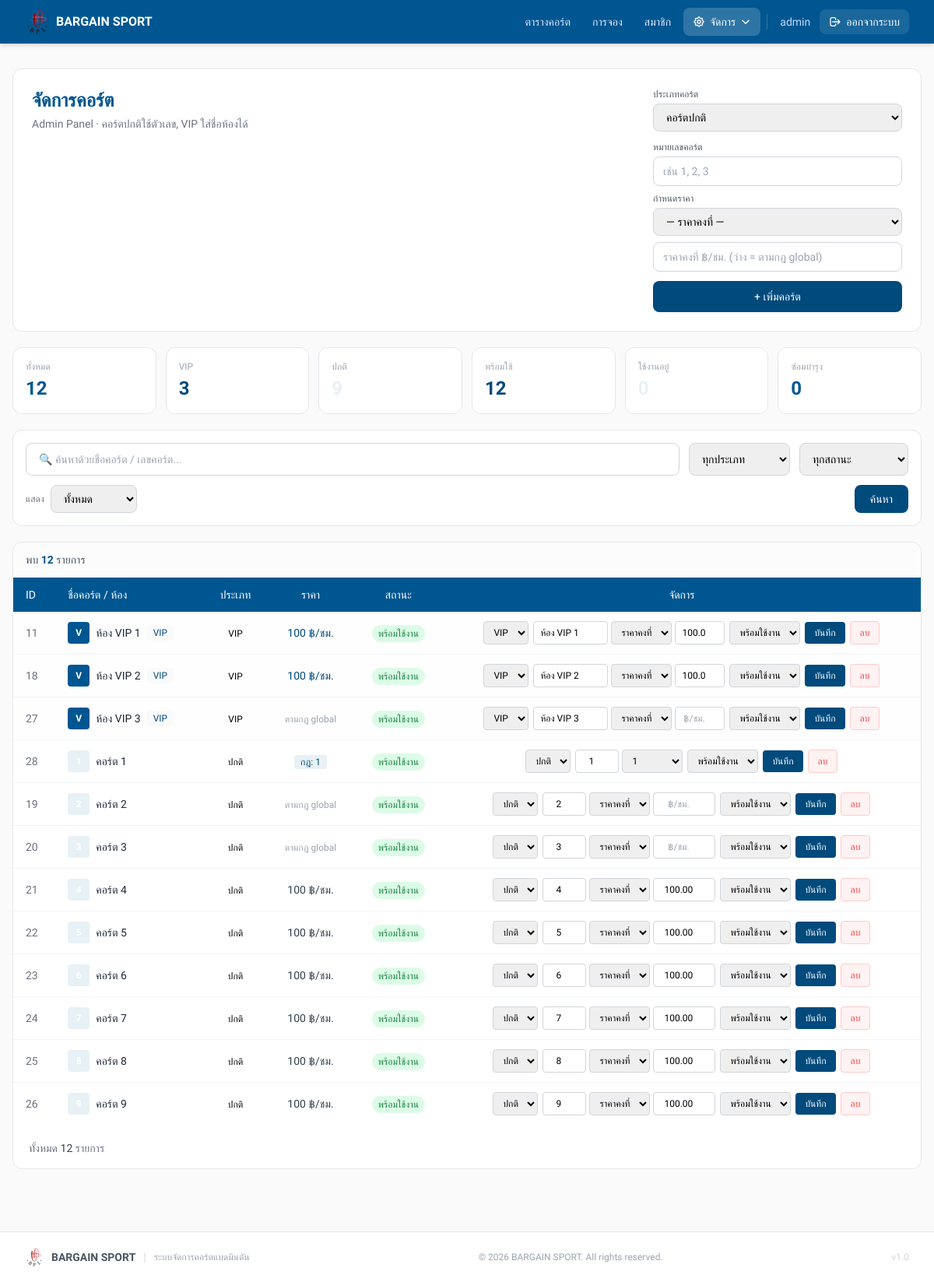
Screenshot of /admin/courts.php (signed in) with the database file from the repository.
### tables this page shows
CREATE TABLE `courts` (
  `id` int NOT NULL,
  `court_no` int NOT NULL,
  `vip_room_name` varchar(100) DEFAULT NULL COMMENT 'ชื่อห้อง VIP',
  `status` enum('Available','Booked','In Use','Maintenance') DEFAULT 'Available',
  `is_vip` tinyint(1) NOT NULL DEFAULT '0',
  `court_type` enum('normal','vip') DEFAULT 'normal' COMMENT 'ประเภทคอร์ต: normal=ปกติ, vip=VIP',
  `vip_price` decimal(10,2) DEFAULT NULL COMMENT 'ราคาพิเศษสำหรับคอร์ต VIP (บาท/ชั่วโมง)',
  `normal_price` decimal(10,2) DEFAULT NULL COMMENT 'ราคาคงที่สำหรับคอร์ตปกติ (optional)',
  `pricing_group_id` int DEFAULT NULL
);

CREATE TABLE `pricing_groups` (
  `id` int NOT NULL,
  `name` varchar(100) NOT NULL,
  `created_at` timestamp NULL DEFAULT CURRENT_TIMESTAMP
);

### admin/courts.php (the view, shortened to what this page needs)
<?php
require_once __DIR__ . '/../config/db.php';
$pricingGroups = $pdo->query("SELECT id, name FROM pricing_groups ORDER BY name ASC")->fetchAll();
$allCourts = $pdo->query('SELECT court_type, is_vip, status FROM courts')->fetchAll();
$totalCourts = count($allCourts);
$vipCourts = count(array_filter($allCourts, fn($c) => $c['court_type'] === 'vip' || $c['is_vip'] == 1));
$normalCourts = count(array_filter($allCourts, fn($c) => $c['court_type'] === 'normal' || $c['is_vip'] == 0));
$availableCourts = count(array_filter($allCourts, fn($c) => $c['status'] === 'Available'));
$inUseCourts = count(array_filter($allCourts, fn($c) => $c['status'] === 'In Use'));
$maintenanceCourts = count(array_filter($allCourts, fn($c) => $c['status'] === 'Maintenance'));
$search = trim($_GET['search'] ?? '');
$per_page_raw = $_GET['per_page'] ?? 'all';
$per_page = ($per_page_raw === 'all') ? 0 : (int) $per_page_raw;
$cWhere = ['1=1'];
$cParams = [];
$cWhereClause = implode(' AND ', $cWhere);
$cntStmt = $pdo->prepare("SELECT COUNT(*) FROM courts WHERE $cWhereClause");
$cntStmt->execute($cParams);
$totalRecords = (int) $cntStmt->fetchColumn();
$cQuery = "SELECT * FROM courts WHERE $cWhereClause ORDER BY court_type DESC, vip_room_name ASC, court_no ASC";
$cStmt = $pdo->prepare($cQuery);
$cStmt->execute($cParams);
$courts = $cStmt->fetchAll();
$statusThai = ['Available' => 'พร้อมใช้งาน', 'Booked' => 'ถูกจอง', 'In Use' => 'กำลังใช้งาน', 'Maintenance' => 'ซ่อมบำรุง'];
?>
<!doctype html>
<html lang="th">
<head>
  <script src="https://cdn.tailwindcss.com"></script>
</head>
<body style="background:#FAFAFA;" class="min-h-screen">
  <?php include __DIR__ . '/../includes/header.php'; ?>
  <div class="max-w-7xl mx-auto px-4 py-8">
    <div class="bg-white rounded-xl border border-gray-200 p-6 mb-5">
      <div class="flex flex-col lg:flex-row gap-6 justify-between">
        <div>
          <h1 style="color:#005691;" class="text-2xl font-bold mb-1">จัดการคอร์ต</h1>
          <p class="text-gray-500 text-sm">Admin Panel · คอร์ตปกติใช้ตัวเลข, VIP ใส่ชื่อห้องได้</p>
        </div>
        <form method="post" class="flex flex-col gap-3 w-full lg:max-w-xs">
          <div>
            <label class="block text-xs font-medium text-gray-600 mb-1">ประเภทคอร์ต</label>
            <select name="court_type" onchange="toggleCourtType(this)" required
              class="w-full px-3 py-2 border border-gray-300 rounded-lg focus:border-[#E8F1F5] outline-none text-sm">
              <option value="normal">คอร์ตปกติ</option>
            </select>
          </div>
          <div class="normal-fields space-y-2">
            <div>
              <label class="block text-xs font-medium text-gray-600 mb-1">หมายเลขคอร์ต</label>
              <input type="number" min="1" name="court_no" placeholder="เช่น 1, 2, 3" required
                class="w-full px-3 py-2 border border-gray-300 rounded-lg focus:border-[#E8F1F5] outline-none text-sm">
            </div>
            <div>
              <label class="block text-xs font-medium text-gray-600 mb-1">กำหนดราคา</label>
              <select name="pricing_group_id" onchange="toggleAddPriceField(this)"
                class="w-full px-3 py-2 border border-gray-300 rounded-lg focus:border-[#E8F1F5] outline-none text-sm">
                <option value="">— ราคาคงที่ —</option>
              </select>
            </div>
            <div class="add-fixed-price-wrap">
              <input type="number" step="0.01" min="0" name="normal_price"
                placeholder="ราคาคงที่ ฿/ชม. (ว่าง = ตามกฎ global)"
                class="w-full px-3 py-2 border border-gray-300 rounded-lg focus:border-[#E8F1F5] outline-none text-sm">
            </div>
          </div>
          <button type="submit" name="create" style="background:#004A7C;"
            class="px-5 py-2.5 text-white text-sm font-medium rounded-lg hover:opacity-90 transition-opacity">
            + เพิ่มคอร์ต
          </button>
        </form>
      </div>
    </div>
    <div class="grid grid-cols-3 sm:grid-cols-6 gap-3 mb-5">
      <?php
      $stats = [
        ['label' => 'ทั้งหมด', 'val' => $totalCourts, 'color' => '#005691'],
        ['label' => 'VIP', 'val' => $vipCourts, 'color' => '#004A7C'],
        ['label' => 'ปกติ', 'val' => $normalCourts, 'color' => '#E8F1F5'],
        ['label' => 'พร้อมใช้', 'val' => $availableCourts, 'color' => '#004A7C'],
        ['label' => 'ใช้งานอยู่', 'val' => $inUseCourts, 'color' => '#E8F1F5'],
        ['label' => 'ซ่อมบำรุง', 'val' => $maintenanceCourts, 'color' => '#005691'],
      ];
      foreach ($stats as $s):
        ?>
        <div class="bg-white rounded-xl border border-gray-200 p-4">
          <p class="text-gray-400 text-xs mb-1"><?= $s['label'] ?></p>
          <p style="color:<?= $s['color'] ?>;" class="text-2xl font-bold"><?= $s['val'] ?></p>
        </div>
      <?php endforeach; ?>
    </div>
    <div class="bg-white rounded-xl border border-gray-200 p-4 mb-5">
      <form method="get" class="flex flex-col gap-3">
        <div class="flex flex-col sm:flex-row gap-3">
          <div class="flex-1">
            <input type="text" name="search" value="<?= htmlspecialchars($search) ?>"
              placeholder="🔍 ค้นหาด้วยชื่อคอร์ต / เลขคอร์ต..."
              class="w-full px-4 py-2.5 rounded-lg border border-gray-300 focus:border-blue-400 focus:ring-2 focus:ring-blue-100 outline-none text-sm">
          </div>
          <select name="type"
            class="px-3 py-2.5 rounded-lg border border-gray-300 focus:border-blue-400 outline-none text-sm min-w-[130px]">
            <option value="">ทุกประเภท</option>
          </select>
          <select name="cstatus"
            class="px-3 py-2.5 rounded-lg border border-gray-300 focus:border-blue-400 outline-none text-sm min-w-[140px]">
            <option value="">ทุกสถานะ</option>
          </select>
        </div>
        <div class="flex flex-wrap gap-2 items-center">
          <label class="text-xs text-gray-500 whitespace-nowrap">แสดง</label>
          <select name="per_page" onchange="this.form.submit()"
            class="px-3 py-2 rounded-lg border border-gray-300 outline-none text-sm">
            <option value="all" <?= $per_page === 0 ? 'selected' : '' ?>>ทั้งหมด</option>
          </select>
          <button type="submit" style="background:#004A7C;"
            class="px-5 py-2 text-white text-sm font-medium rounded-lg hover:opacity-90 transition-opacity">
            ค้นหา
          </button>
        </div>
      </form>
    </div>
    <div class="bg-white rounded-xl border border-gray-200 overflow-hidden">
      <div class="px-4 py-3 border-b border-gray-100 flex justify-between items-center bg-gray-50/50">
        <span class="text-sm text-gray-600 font-medium">
          พบ <span style="color:#005691;" class="font-bold"><?= number_format($totalRecords) ?></span> รายการ
        </span>
      </div>
      <?php if (count($courts) > 0): ?>
        <div class="overflow-x-auto">
          <table class="w-full text-sm">
            <thead>
              <tr style="background:#005691;" class="text-white text-left">
                <th class="px-4 py-3 font-medium">ID</th>
                <th class="px-4 py-3 font-medium">ชื่อคอร์ต / ห้อง</th>
                <th class="px-4 py-3 font-medium text-center">ประเภท</th>
                <th class="px-4 py-3 font-medium text-center">ราคา</th>
                <th class="px-4 py-3 font-medium text-center">สถานะ</th>
                <th class="px-4 py-3 font-medium text-center">จัดการ</th>
              </tr>
            </thead>
            <tbody class="divide-y divide-gray-100">
              <?php foreach ($courts as $c):
                $isVip = ($c['court_type'] === 'vip' || $c['is_vip'] == 1);
                $displayName = $isVip ? ($c['vip_room_name'] ?? 'ห้อง VIP') : 'คอร์ต ' . $c['court_no'];
                $statusBadge = [
                  'Available' => 'bg-green-100 text-green-700',
                  'Booked' => 'bg-yellow-100 text-yellow-700',
                  'In Use' => 'bg-blue-100 text-blue-700',
                  'Maintenance' => 'bg-orange-100 text-orange-700',
                ][$c['status']] ?? 'bg-gray-100 text-gray-600';
                ?>
                <tr class="hover:bg-gray-50 transition-colors <?= $isVip ? 'bg-[#FAFAFA]/30' : '' ?>">
                  <td class="px-4 py-3 text-gray-500"><?= $c['id'] ?></td>
                  <td class="px-4 py-3">
                    <div class="flex items-center gap-2">
                      <?php if ($isVip): ?>
                        <span style="background:#005691;"
                          class="w-7 h-7 rounded flex items-center justify-center text-xs text-white font-bold">V</span>
                      <?php else: ?>
                        <span style="background:#E8F1F5;"
                          class="w-7 h-7 rounded flex items-center justify-center text-xs text-white font-bold"><?= $c['court_no'] ?></span>
                      <?php endif; ?>
                      <span class="font-medium text-gray-800"><?= htmlspecialchars($displayName) ?></span>
                      <?php if ($isVip): ?>
                        <span class="text-xs px-2 py-0.5 rounded" style="background:#FAFAFA; color:#004A7C;">VIP</span>
                      <?php endif; ?>
                    </div>
                  </td>
                  <td class="px-4 py-3 text-center">
                    <span class="text-xs"><?= $isVip ? 'VIP' : 'ปกติ' ?></span>
                  </td>
                  <td class="px-4 py-3 text-center">
                    <?php
                    $pgName = null;
                    if ($c['pricing_group_id']) {
                      foreach ($pricingGroups as $pg) {
                        if ($pg['id'] == $c['pricing_group_id']) {
                          $pgName = $pg['name'];
                          break;
                        }
                      }
                    }
                    ?>
                    <?php if ($pgName): ?>
                      <span class="text-xs px-2 py-0.5 rounded" style="background:#E8F1F5;color:#004A7C;">กฎ:
                        <?= htmlspecialchars($pgName) ?></span>
                    <?php elseif ($isVip && $c['vip_price']): ?>
                      <span style="color:#004A7C;" class="font-medium"><?= number_format($c['vip_price'], 0) ?> ฿/ชม.</span>
                    <?php elseif (!$isVip && $c['normal_price']): ?>
                      <span class="font-medium text-gray-700"><?= number_format($c['normal_price'], 0) ?> ฿/ชม.</span>
                    <?php else: ?>
                      <span class="text-gray-400 text-xs">ตามกฎ global</span>
                    <?php endif; ?>
                  </td>
                  <td class="px-4 py-3 text-center">
                    <span class="text-xs px-2 py-1 rounded-full <?= $statusBadge ?>">
                      <?= $statusThai[$c['status']] ?? $c['status'] ?>
                    </span>
                  </td>
                  <td class="px-4 py-3">
                    <form method="post" class="flex items-center gap-1.5 justify-center flex-wrap">
                      <select name="court_type" onchange="toggleCourtType(this)"
                        class="px-2 py-1.5 border border-gray-300 rounded text-xs outline-none">
                        <option value="normal" <?= !$isVip ? 'selected' : '' ?>>ปกติ</option>
                        <option value="vip" <?= $isVip ? 'selected' : '' ?>>VIP</option>
                      </select>
                      <div class="normal-fields <?= $isVip ? 'hidden' : '' ?> flex gap-1 flex-wrap">
                        <input type="number" name="court_no" value="<?= $c['court_no'] ?>"
                          class="w-14 px-2 py-1.5 border border-gray-300 rounded text-center text-xs outline-none">
                        <select name="pricing_group_id" onchange="toggleRowPriceField(this)"
                          class="px-2 py-1.5 border border-gray-300 rounded text-xs outline-none">
                          <option value="">ราคาคงที่</option>
                          <?php foreach ($pricingGroups as $pg): ?>
                            <option value="<?= $pg['id'] ?>" <?= $c['pricing_group_id'] == $pg['id'] ? 'selected' : '' ?>>
                              <?= htmlspecialchars($pg['name']) ?>
                            </option>
                          <?php endforeach; ?>
                        </select>
                        <input type="number" step="0.01" name="normal_price" value="<?= $c['normal_price'] ?? '' ?>"
                          placeholder="฿/ชม." <?= $c['pricing_group_id'] ? 'style="display:none"' : '' ?>
                          class="row-fixed-price w-20 px-2 py-1.5 border border-gray-300 rounded text-center text-xs outline-none">
                      </div>
                      <div class="vip-fields <?= $isVip ? '' : 'hidden' ?> flex gap-1 flex-wrap">
                        <input type="text" name="vip_room_name" value="<?= htmlspecialchars($c['vip_room_name'] ?? '') ?>"
                          placeholder="ชื่อห้อง"
                          class="w-24 px-2 py-1.5 border border-gray-300 rounded text-xs outline-none">
                        <select name="pricing_group_id" onchange="toggleRowPriceField(this)"
                          class="px-2 py-1.5 border border-gray-300 rounded text-xs outline-none">
                          <option value="">ราคาคงที่</option>
                        </select>
                        <input type="number" step="0.01" name="vip_price" value="<?= $c['vip_price'] ?? '' ?>"
                          placeholder="฿/ชม." <?= $c['pricing_group_id'] ? 'style="display:none"' : '' ?>
                          class="row-fixed-price w-16 px-2 py-1.5 border border-gray-300 rounded text-center text-xs outline-none">
                      </div>
                      <select name="status" class="px-2 py-1.5 border border-gray-300 rounded text-xs outline-none">
                        <?php foreach (['Available', 'Booked', 'In Use', 'Maintenance'] as $s): ?>
                          <option value="<?= $s ?>" <?= $c['status'] === $s ? 'selected' : '' ?>><?= $statusThai[$s] ?></option>
                        <?php endforeach; ?>
                      </select>
                      <button type="submit" name="update" style="background:#004A7C;"
                        class="px-3 py-1.5 text-white text-xs rounded hover:opacity-90 transition-opacity">
                        บันทึก
                      </button>
                      <button type="button"
                        onclick="swalDelete('?delete=<?= $c['id'] ?>', '<?= htmlspecialchars($displayName, ENT_QUOTES) ?>')"
                        class="px-3 py-1.5 bg-red-50 text-red-500 border border-red-200 text-xs rounded hover:bg-red-100 transition-colors">
                        ลบ
                      </button>
                    </form>
                  </td>
                </tr>
              <?php endforeach; ?>
            </tbody>
          </table>
        </div>
      <?php endif; ?>
      <div class="px-4 pb-4">
        <?php include __DIR__ . '/../includes/pagination.php'; ?>
      </div>
    </div>
  </div>
  <?php include __DIR__ . '/../includes/footer.php'; ?>
</body>
</html>

### includes/header.php (style rules this page uses)
* { font-family: 'Prompt', sans-serif !important; }

### rows the page displays
courts: id "11", shows "V", vip_room_name "ห้อง VIP 1", vip_price "100", status "พร้อมใช้งาน", court_type "VIP", vip_price "100.00"
courts: id "18", shows "V", vip_room_name "ห้อง VIP 2", vip_price "100", status "พร้อมใช้งาน", court_type "VIP", vip_price "100.00"
courts: id "27", shows "V", vip_room_name "ห้อง VIP 3", shows "ตามกฎ global", status "พร้อมใช้งาน", court_type "VIP"
courts: id "28", displayName "คอร์ต 1", shows "ปกติ", pricing_group.name "1", status "พร้อมใช้งาน", court_type "ปกติ", court_no "1", pricing_group_id "1"
courts: id "19", displayName "คอร์ต 2", shows "ปกติ", shows "ตามกฎ global", status "พร้อมใช้งาน", court_type "ปกติ", court_no "2"
courts: id "20", displayName "คอร์ต 3", shows "ปกติ", shows "ตามกฎ global", status "พร้อมใช้งาน", court_type "ปกติ", court_no "3"
courts: id "21", displayName "คอร์ต 4", shows "ปกติ", normal_price "100", status "พร้อมใช้งาน", court_type "ปกติ", court_no "4", normal_price "100.00"
courts: id "22", displayName "คอร์ต 5", shows "ปกติ", normal_price "100", status "พร้อมใช้งาน", court_type "ปกติ", court_no "5", normal_price "100.00"
courts: id "23", displayName "คอร์ต 6", shows "ปกติ", normal_price "100", status "พร้อมใช้งาน", court_type "ปกติ", court_no "6", normal_price "100.00"
courts: id "24", displayName "คอร์ต 7", shows "ปกติ", normal_price "100", status "พร้อมใช้งาน", court_type "ปกติ", court_no "7", normal_price "100.00"
courts: id "25", displayName "คอร์ต 8", shows "ปกติ", normal_price "100", status "พร้อมใช้งาน", court_type "ปกติ", court_no "8", normal_price "100.00"
courts: id "26", displayName "คอร์ต 9", shows "ปกติ", normal_price "100", status "พร้อมใช้งาน", court_type "ปกติ", court_no "9", normal_price "100.00"

### other values shown
$_username "admin"
$s['label'] "ทั้งหมด"
$s['val'] "12"
$s['label'] "VIP"
$s['val'] "3"
$s['label'] "ปกติ"
$s['label'] "พร้อมใช้"
$s['label'] "ใช้งานอยู่"
$s['label'] "ซ่อมบำรุง"
$s['val'] "0"
$totalRecords "12"
